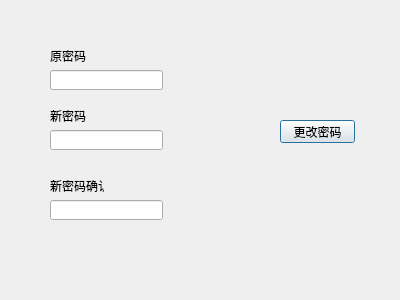
<?xml version="1.0" encoding="UTF-8"?>
<ui version="4.0">
 <class>Dialog</class>
 <widget class="QDialog" name="Dialog">
  <property name="geometry">
   <rect>
    <x>0</x>
    <y>0</y>
    <width>400</width>
    <height>300</height>
   </rect>
  </property>
  <property name="windowTitle">
   <string>Dialog</string>
  </property>
  <widget class="QLineEdit" name="lineEdit">
   <property name="geometry">
    <rect>
     <x>50</x>
     <y>70</y>
     <width>113</width>
     <height>20</height>
    </rect>
   </property>
  </widget>
  <widget class="QLineEdit" name="lineEdit_2">
   <property name="geometry">
    <rect>
     <x>50</x>
     <y>130</y>
     <width>113</width>
     <height>20</height>
    </rect>
   </property>
  </widget>
  <widget class="QLineEdit" name="lineEdit_3">
   <property name="geometry">
    <rect>
     <x>50</x>
     <y>200</y>
     <width>113</width>
     <height>20</height>
    </rect>
   </property>
  </widget>
  <widget class="QPushButton" name="pwdButton">
   <property name="geometry">
    <rect>
     <x>280</x>
     <y>120</y>
     <width>75</width>
     <height>23</height>
    </rect>
   </property>
   <property name="text">
    <string>更改密码</string>
   </property>
  </widget>
  <widget class="QLabel" name="label">
   <property name="geometry">
    <rect>
     <x>50</x>
     <y>50</y>
     <width>54</width>
     <height>12</height>
    </rect>
   </property>
   <property name="text">
    <string>原密码</string>
   </property>
  </widget>
  <widget class="QLabel" name="label_2">
   <property name="geometry">
    <rect>
     <x>50</x>
     <y>110</y>
     <width>54</width>
     <height>12</height>
    </rect>
   </property>
   <property name="text">
    <string>新密码</string>
   </property>
  </widget>
  <widget class="QLabel" name="label_3">
   <property name="geometry">
    <rect>
     <x>50</x>
     <y>180</y>
     <width>54</width>
     <height>12</height>
    </rect>
   </property>
   <property name="text">
    <string>新密码确认</string>
   </property>
  </widget>
 </widget>
 <resources/>
 <connections/>
</ui>
